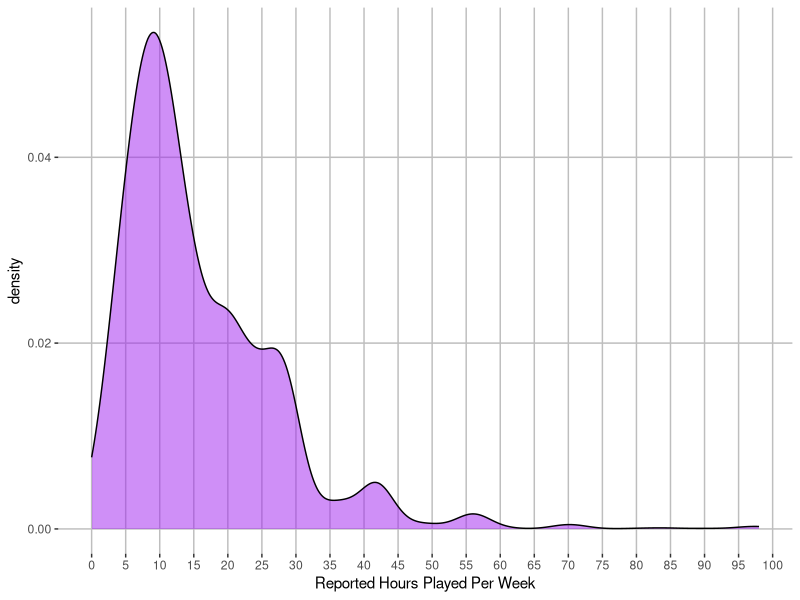
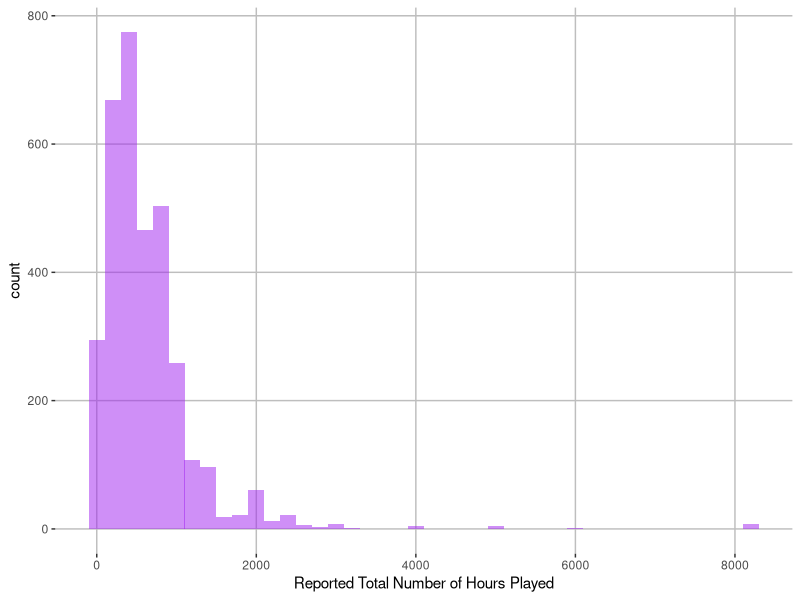
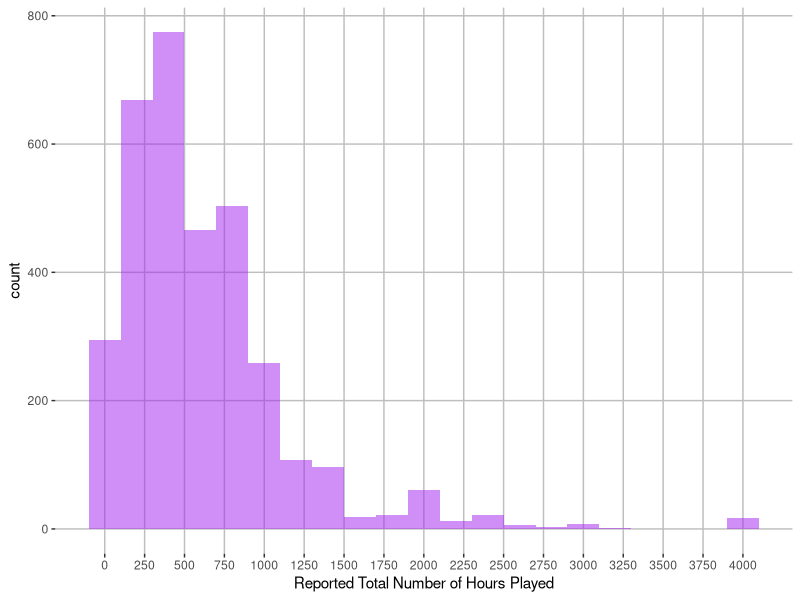
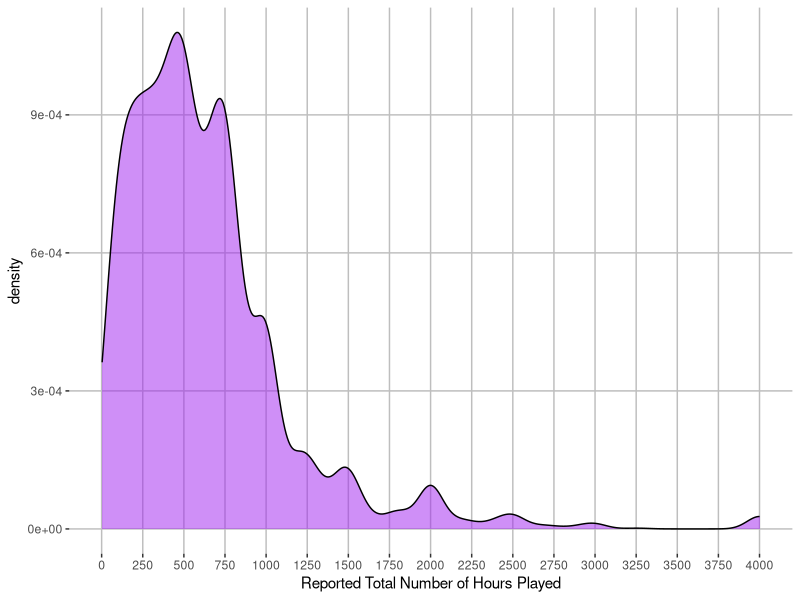
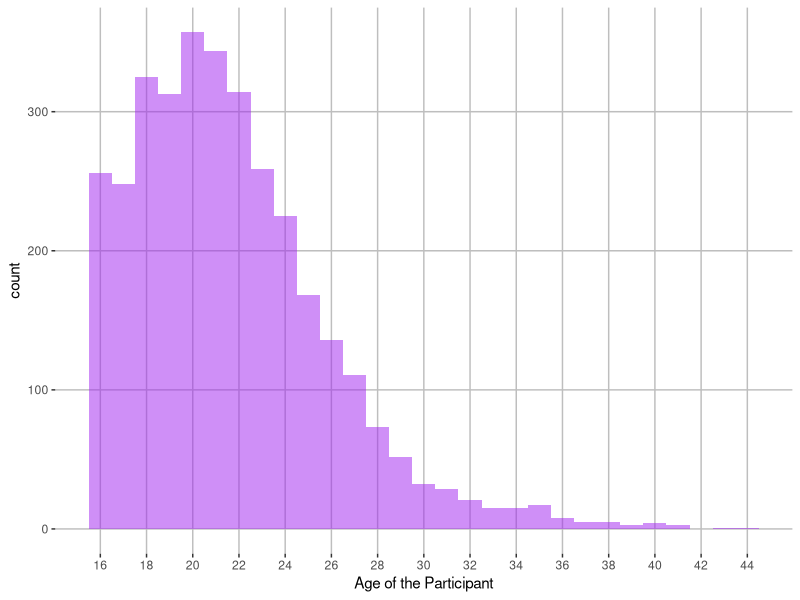
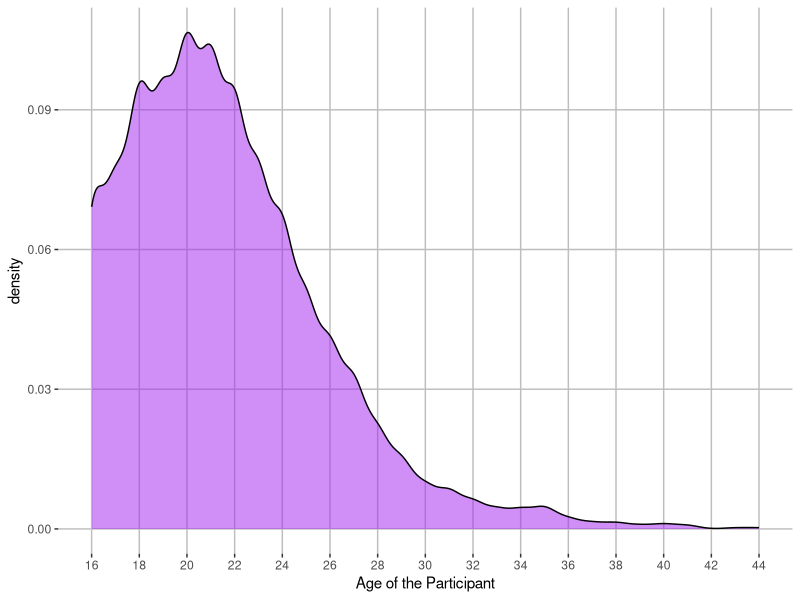
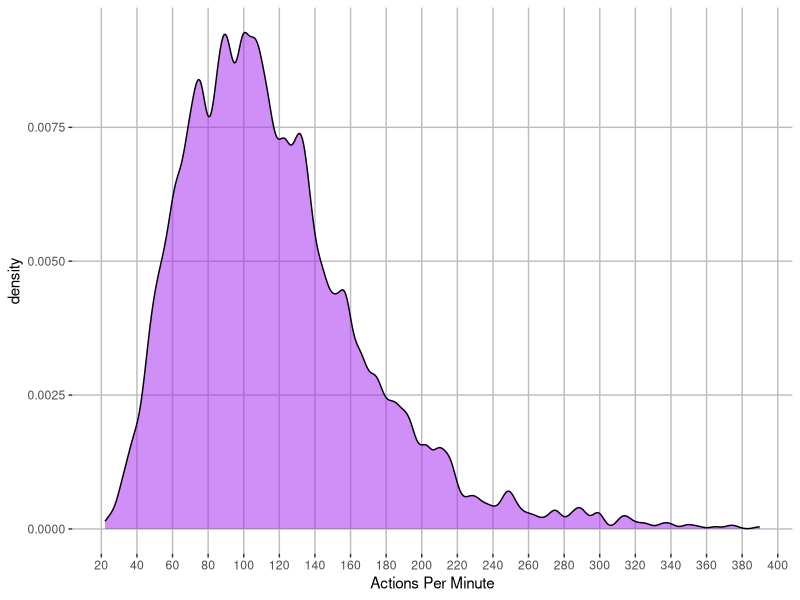
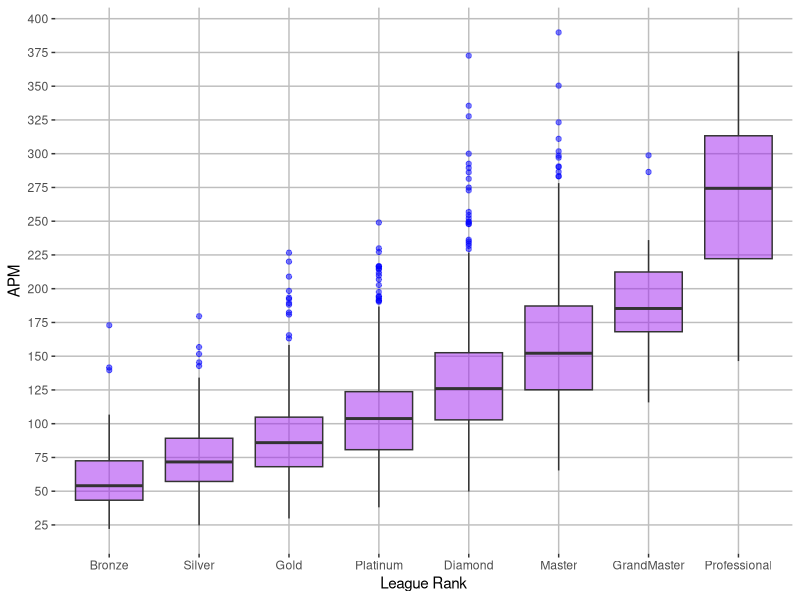

R code for these plots, in order:
## ---- chunk 1

library(tidyverse)

sc <- read.csv('StarCraft2ReplayAnalysis-1.csv')

#Convert factors back to integers
#Automatically replace "NULL" string values with "NA"

sc$TotalHours <- as.integer(as.character(sc$TotalHours))
sc$HoursPerWeek <- as.integer(as.character(sc$HoursPerWeek))
sc$Age <- as.integer(as.character(sc$Age))

#Add a new variable 'rank' so that the values in the included "LeagueIndex" variable are associated with the names of each league

rank <- c('Bronze', 'Silver', 'Gold', 'Platinum', 'Diamond', 'Master', 'GrandMaster', 'Professional')
rank <- factor(rank, levels = c('Bronze', 'Silver', 'Gold', 'Platinum', 'Diamond', 'Master', 'GrandMaster', 'Professional'))
sc <- mutate(sc, League = rank[LeagueIndex])

## ---- chunk 2

summary(sc$HoursPerWeek)
summary(sc$TotalHours)

## ---- chunk 3

#Restrict "HoursPerWeek" to a maximum value of 98

sc$HoursPerWeek <- ifelse(sc$HoursPerWeek > 98, 98, sc$HoursPerWeek)

summary(sc$HoursPerWeek)

ggplot(sc, aes(sc$HoursPerWeek)) + geom_density(bw = 2.5, fill = 'purple', alpha = .5) + labs(x = 'Reported Hours Played Per Week') + scale_x_continuous(breaks = c(seq(0, 100, by = 5))) + theme(panel.background = element_rect(fill = 'white'), panel.grid.major =  element_line(color = 'gray'))

## ---- chunk 4

#Restrict "TotalHours" to a maximum value of 8106

sc$TotalHours <- ifelse(sc$TotalHours > 8106, 8106, sc$TotalHours)
summary(sc$TotalHours)
ggplot(sc, aes(sc$TotalHours)) + geom_histogram(binwidth = 200, fill = 'purple', alpha = .5) + labs(x = 'Reported Total Number of Hours Played') + theme(panel.background = element_rect(fill = 'white'), panel.grid.major =  element_line(color = 'gray'))

## ---- chunk 5

#Further restrict "TotalHours" to a maximum value of 4000

sc$TotalHours <- ifelse(sc$TotalHours > 4000, 4000, sc$TotalHours)
summary(sc$TotalHours)

ggplot() + geom_histogram(data = sc, aes(x = sc$TotalHours), binwidth = 200, fill = 'purple', alpha = .5) + labs(x = 'Reported Total Number of Hours Played') + scale_x_continuous(breaks = c(seq(0, 4000, 250))) + theme(panel.background = element_rect(fill = 'white'), panel.grid.major =  element_line(color = 'gray'))

ggplot() + geom_density(data = sc, aes(x = sc$TotalHours), bw = 75, fill = 'purple', alpha = .5) + labs(x = 'Reported Total Number of Hours Played') + scale_x_continuous(breaks = c(seq(0, 4000, 250)))  + theme(panel.background = element_rect(fill = 'white'), panel.grid.major =  element_line(color = 'gray'))

## ---- chunk 6

summary(sc$Age)

ggplot(sc, aes(sc$Age)) + geom_histogram(binwidth = 1, fill = 'purple', alpha = .5) + scale_x_continuous(breaks = c(seq(10,44, 2))) + labs(x = 'Age of the Participant') + theme(panel.background = element_rect(fill = 'white'), panel.grid.major =  element_line(color = 'gray'))


ggplot(sc, aes(sc$Age)) + geom_density(bw = .5, fill = 'purple', alpha = .5) + labs(x = 'Age of the Participant') + theme(panel.background = element_rect(fill = 'white'), panel.grid.major =  element_line(color = 'gray')) + scale_x_continuous(breaks = c(seq(10,44, 2)))

## ---- chunk 7
summary(sc$APM)

ggplot(sc, aes(sc$APM)) + geom_density(bw = 3, fill = 'purple', alpha = .5) + labs(x = 'Actions Per Minute') + theme(panel.background = element_rect(fill = 'white'), panel.grid.major =  element_line(color = 'gray')) + scale_x_continuous(breaks = c(seq(20,400, 20)))

## ---- chunk 8

ggplot(sc, aes(sc$League, sc$APM)) + geom_boxplot(outlier.color = 'blue', fill = 'purple', alpha = 0.5) + theme(panel.background = element_rect(fill = 'white'), panel.grid.major =  element_line(color = 'gray')) + labs(x = 'League Rank', y = 'APM') + scale_y_continuous(breaks = c(seq(0, 400, 25)))

## ---- chunk 9

#Restrict APM values originating from Diamond and Master League to a maximum value of 275

sc$APM <- ifelse(sc$APM > 275 & sc$League == 'Master' | sc$APM > 275 & sc$League == 'Diamond', 275, sc$APM)

ggplot(sc, aes(sc$League, sc$APM)) + geom_boxplot(outlier.color = 'blue', fill = 'purple', alpha = 0.5) + theme(panel.background = element_rect(fill = 'white'), panel.grid.major =  element_line(color = 'gray')) + labs(x = 'League Rank', y = 'APM') + scale_y_continuous(breaks = c(seq(0, 400, 25)))

ggplot(sc, aes(sc$APM)) + geom_density(bw = 3, fill = 'purple', alpha = .5) + labs(x = 'Actions Per Minute') + theme(panel.background = element_rect(fill = 'white'), panel.grid.major =  element_line(color = 'gray')) + scale_x_continuous(breaks = c(seq(20,400, 20)))

